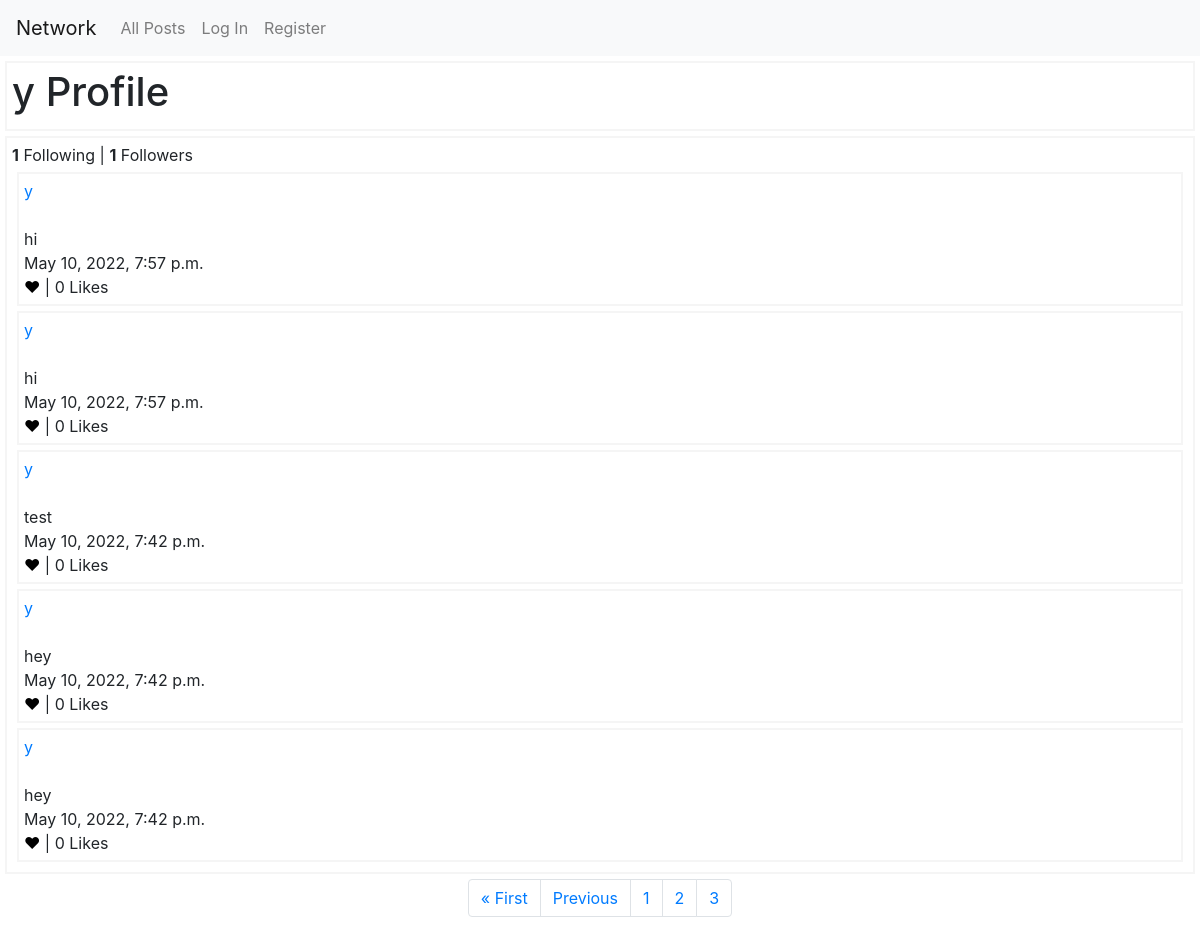
/user/2?page=3, run on the app's committed database.
### network/models.py (models this page shows)
class User(AbstractUser):
    pass

class Posts(models.Model):
    content = models.TextField(max_length=280)
    user = models.ForeignKey(
        "User", on_delete=models.CASCADE, related_name="Posts")
    timestamp = models.DateTimeField(auto_now_add=True)
    likes = models.IntegerField()

### network/views.py (the view)
# urls.py: path("user/<int:user>", views.user_details, name="user_details"),
def user_details(request, user):
    user_details = User.objects.filter(id=user)[0]
    username = user_details.username
    page = request.GET.get('page')
    all_posts = Posts.objects.filter(
        user=user).order_by('-timestamp')
    pag_posts = Paginator(all_posts, 10)
    posts = pag_posts.get_page(page)
    followers = Following.objects.filter(user=user).count()
    following = Following.objects.filter(follower=username).count()
    try:
        follows = Following.objects.filter(
            user=user, follower=request.user)[0].user
    except IndexError:
        follows = False
    if request.user.is_authenticated == False:
        likes = Likes.objects.filter(user=None)
    else:
        likes = Likes.objects.filter(user=request.user)
    user_likes = []
    for post in all_posts:
        for like in likes:
            if post.id == like.post.id:
                user_likes.append(post)
    return render(request, "network/user.html", {
        'posts': posts,
        'user_likes': user_likes,
        'likes': likes,
        "users_page": user_details,
        'follows': follows,
        "followers": followers,
        "following": following})

### network/templates/network/user.html (shortened to what this page needs)
{% extends "network/layout.html" %}
{% load static %}
{% block body %}
<div class="user-posts" id="user-profile-title">
    {%if users_page.id == request.user.id%}
    <h1> My Profile <h1>
            {%else%}
            <h1> {{users_page.username}} Profile <h1>
                    {% endif %}
</div>
<div class="user-posts" id="user-profile">
    <strong>{{following}}</strong> Following | <strong>{{followers}}</strong> Followers<br>
    {% for post in posts%}
    <div class="user-posts" id="{{post.id}}">
        <a href="{% url 'user_details' post.user.id %}">{{post.user}}</a><br>
        <br>
        <span id="{{post.id}}-content">{{post.content}}</span> <br>
        {{post.timestamp}}<br>
        <div class='btn-liked-unliked'>
            {%if post in user_likes%}
            <span id="btn-liked-{{post}}" onclick="likeUnlike(this.id, {{post.id}})" style="color:red;">&hearts;</span>
            |
            {%else%}
            <span id="btn-unliked-{{post}}" onclick="likeUnlike(this.id, {{post.id}})"
                style="color:black;">&hearts;</span> |
            {%endif%}
            {%if post.likes == 1%}
            <span id="like-count-{{post.id}}"> {{post.likes}} Like </span>
            {%else%}
            <span id="like-count-{{post.id}}">{{post.likes}} Likes </span>
            {%endif%}
        </div>
    </div>
    {% endfor %}
</div>
<nav aria-label="..." class="user-post-paginator">
    <ul class="pagination justify-content-center">
        {% if posts.has_previous %}
        <li class="page-item"><a class="page-link" href="?page=1">&laquo; First</a></li>
        <li class="page-item"><a class="page-link" href="?page={{posts.previous_page_number}}">Previous</a></li>
        {% endif %}
        {% for i in posts.paginator.page_range%}
        <li class="page-item"><a class="page-link" href="?page={{i}}">{{i}}</a></li>
        {%endfor%}
    </ul>
</nav>
{% endblock %}

### network/static/network/styles.css (style rules this page uses)
.user-posts { border: 2px solid whitesmoke; padding: 5px; margin: 5px; display: block; }

### data on the page
User: username "y"
Posts: user "y", content "hi", timestamp "May 10, 2022, 7:57 p.m.", likes "0"
Posts: user "y", content "hi", timestamp "May 10, 2022, 7:57 p.m.", likes "0"
Posts: user "y", content "test", timestamp "May 10, 2022, 7:42 p.m.", likes "0"
Posts: user "y", content "hey", timestamp "May 10, 2022, 7:42 p.m.", likes "0"
Posts: user "y", content "hey", timestamp "May 10, 2022, 7:42 p.m.", likes "0"

### other printed values
{{ following }} "1"
{{ followers }} "1"
{{ i }} "1" "2" "3"
